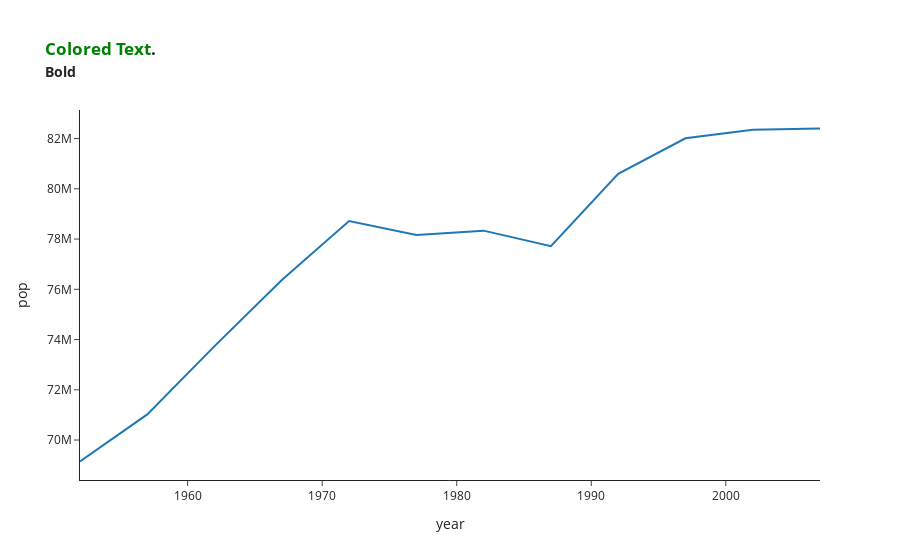

Source (notebook cell):
### Code cell
fig = px.line(df, x="year", y="pop",
             template="simple_white")

'''ADD CHART TITLE AND TITLE FONT SIZE'''
fig.update_layout(title=format_title("Titel", "Subtitel"),title_font_size=20,)

'''ADD CHART TITLE AND TITLE FONT SIZE'''
fig.update_layout(title=format_title("<span style='color:green'>Colored Text</span>.", "<b>Bold</b>"),title_font_size=20,)

'''ADD SMALL MARGIN UNDER TITLE'''
fig.update_layout(
    margin=dict(
        t=110,
    )
)


fig.show()

### Figure 1 — Plotly figure (JSON) as saved in the notebook; plotly's stock layout.template omitted (floating-point values rounded to 4 significant figures)
{"data": [{"hovertemplate": "year=%{x}<br>pop=%{y}<extra></extra>", "legendgroup": "", "line": {"color": "#1F77B4", "dash": "solid"}, "marker": {"symbol": "circle"}, "mode": "lines", "name": "", "orientation": "v", "showlegend": false, "type": "scatter", "x": [1952, 1957, 1962, 1967, 1972, 1977, 1982, 1987, 1992, 1997, 2002, 2007], "xaxis": "x", "y": [69145952, 71019069, 73739117, 76368453, 78717088, 78160773, 78335266, 77718298, 80597764, 82011073, 82350671, 82400996], "yaxis": "y"}], "layout": {"legend": {"tracegroupgap": 0}, "margin": {"t": 110}, "title": {"text": "<b><span style='color:green'>Colored Text</span>.</b><br><span style=\"font-size: 14px;\"><b>Bold</b></span>"}, "xaxis": {"anchor": "y", "domain": [0, 1], "title": {"text": "year"}}, "yaxis": {"anchor": "x", "domain": [0, 1], "title": {"text": "pop"}}}}
